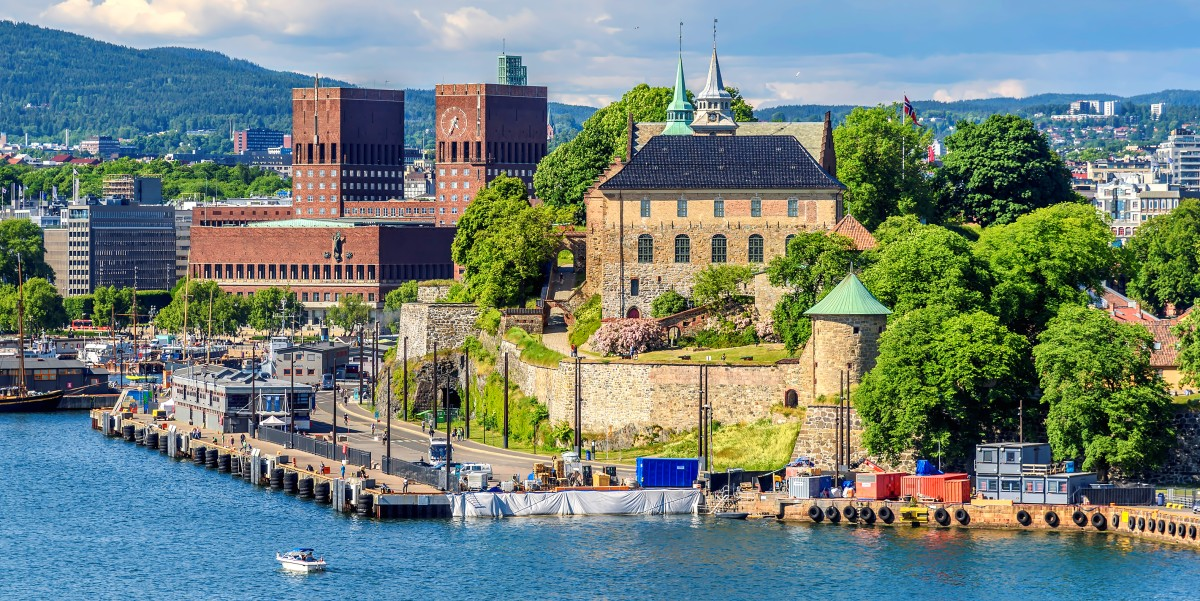
#> input picture 2/img/3.bmp, 1200 x 601 px, given in place of the camera
$ python 3.py
#> lines starting #> are read from the running program, lines starting #| are printed output that depends on the picture; after the words box and inside, x2 and y2 are one past the last pixel; in counts of white or black regions, pixels touching at a corner belong together
import cv2
import numpy as np


cap = cv2.VideoCapture(0)


kernel = np.ones((5, 5), np.uint8)

while True:
    ret, frame = cap.read()
#> frame is the input picture: shape (601, 1200, 3); mean B, G, R 122.3, 129.9, 113.3
    if not ret:
        break


    hsv = cv2.cvtColor(frame, cv2.COLOR_BGR2HSV)
#> hsv: shape (601, 1200, 3); mean H, S, V 72.3, 119.9, 152.8


    lower_red1 = np.array([0, 120, 70])
    upper_red1 = np.array([10, 255, 255])
    lower_red2 = np.array([170, 120, 70])
    upper_red2 = np.array([180, 255, 255])
    mask1 = cv2.inRange(hsv, lower_red1, upper_red1)
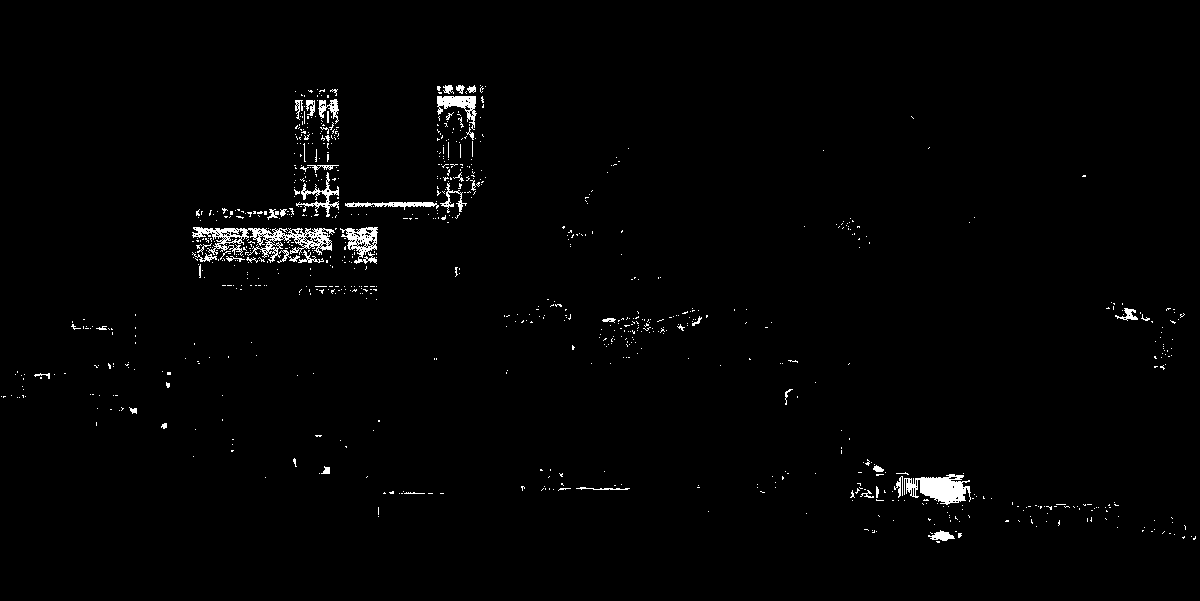
#> mask1: shape (601, 1200); 1.4% white; 869 white regions (819 under 20 px), largest, box (x1, y1, x2, y2) and area: (192, 227, 335, 263) 1768, (904, 474, 971, 505) 1231, (340, 227, 378, 264) 668
    mask2 = cv2.inRange(hsv, lower_red2, upper_red2)
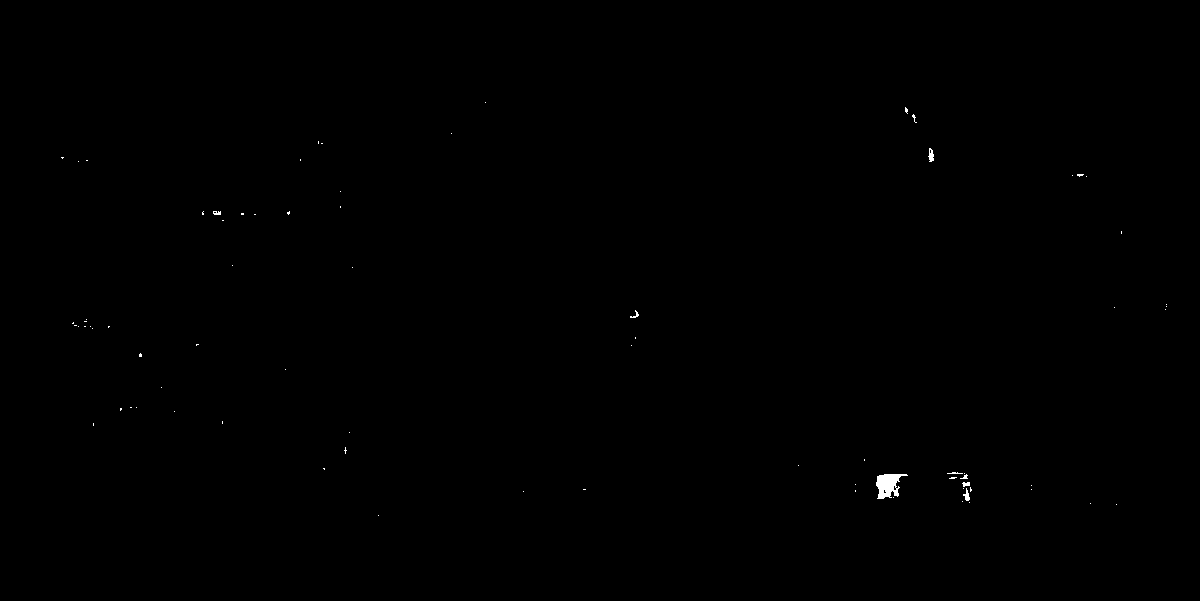
#> mask2: shape (601, 1200); 0.12% white; 77 white regions (69 under 20 px), largest, box (x1, y1, x2, y2) and area: (876, 474, 908, 499) 475, (928, 148, 934, 162) 55, (963, 488, 970, 501) 45
    red_mask = cv2.bitwise_or(mask1, mask2)
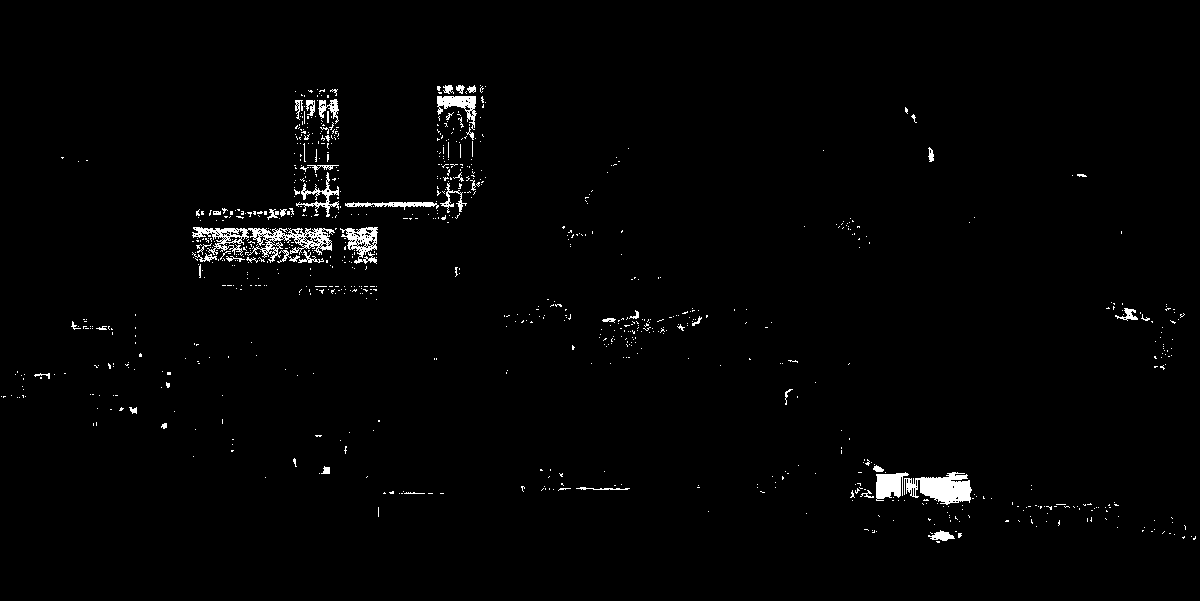
#> red_mask: shape (601, 1200); 1.5% white; 888 white regions (834 under 20 px), largest, box (x1, y1, x2, y2) and area: (192, 227, 335, 263) 1768, (904, 472, 972, 505) 1370, (340, 227, 378, 264) 668


    opened = cv2.morphologyEx(red_mask, cv2.MORPH_OPEN, kernel)
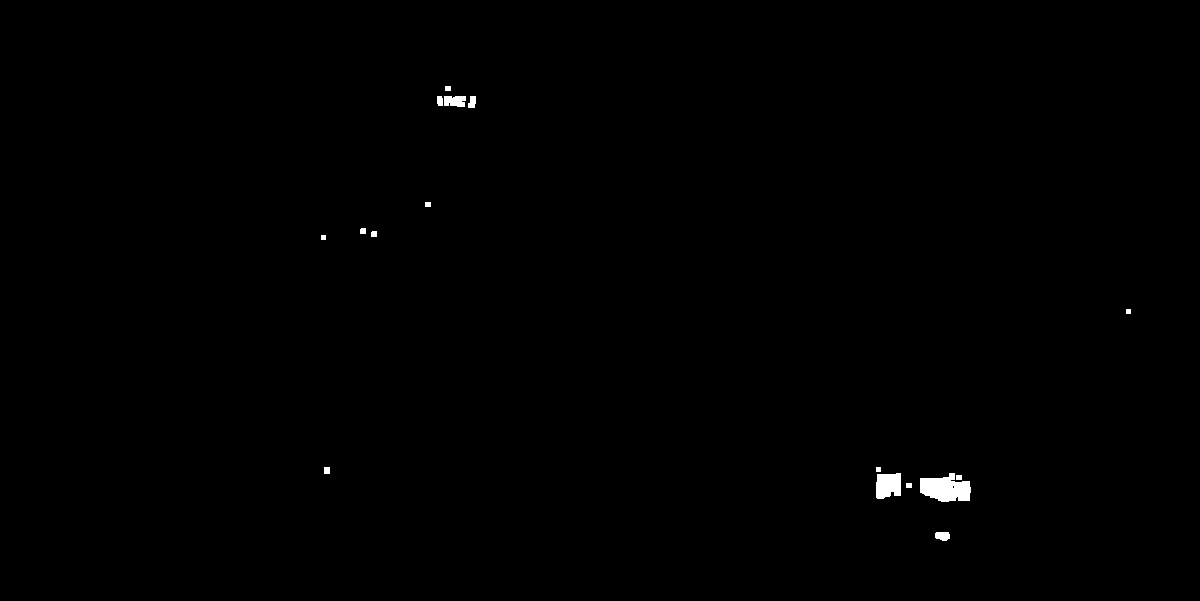
#> opened: shape (601, 1200); 0.33% white; 16 white regions, largest, box (x1, y1, x2, y2) and area: (920, 473, 971, 502) 1053, (876, 473, 901, 499) 565, (444, 96, 466, 107) 213

    closed = cv2.morphologyEx(red_mask, cv2.MORPH_CLOSE, kernel)
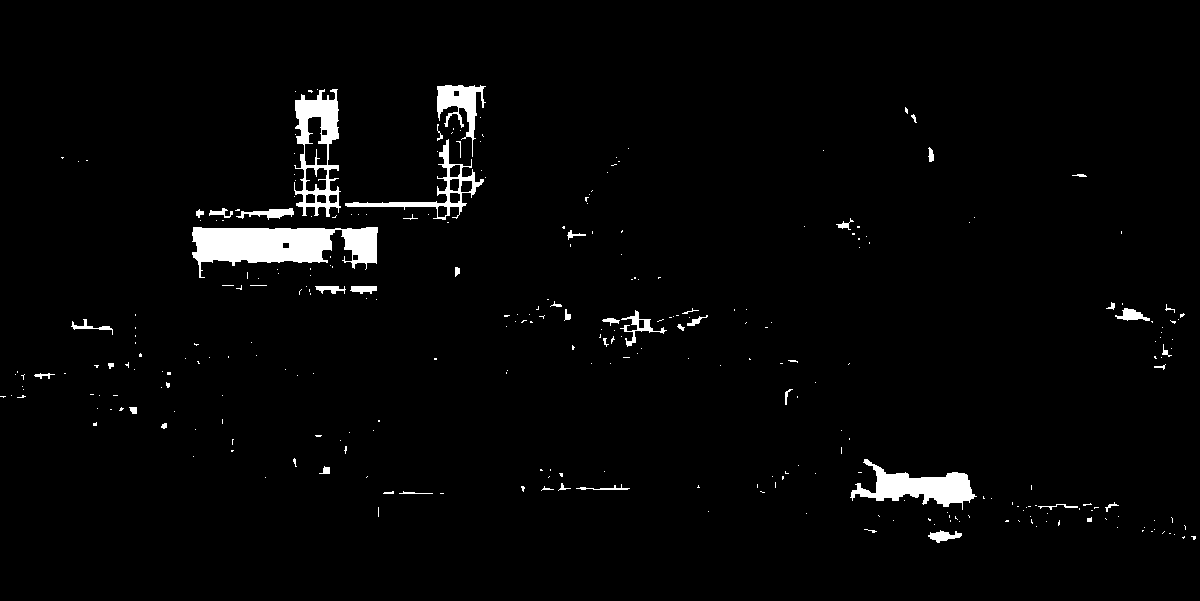
#> closed: shape (601, 1200); 2.5% white; 307 white regions (259 under 20 px), largest, box (x1, y1, x2, y2) and area: (192, 227, 378, 278) 5679, (850, 459, 977, 510) 2716, (294, 89, 341, 217) 2619


    cv2.imshow("Original", frame)
    cv2.imshow("Red Mask", red_mask)
    cv2.imshow("Opened", opened)
    cv2.imshow("Closed", closed)

    if cv2.waitKey(1) & 0xFF == 27:
#> (key Esc is pressed here)
        break

cap.release()
cv2.destroyAllWindows()

$ run again, on 2/img/2.png
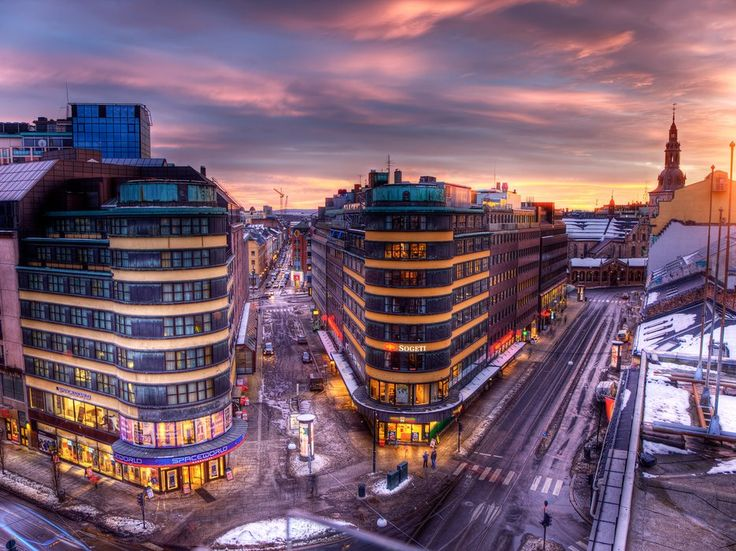
#> input picture 2/img/2.png, 736 x 551 px, given in place of the camera
#> frame is the input picture: shape (551, 736, 3); mean B, G, R 111.7, 93.8, 120.9
#> hsv: shape (551, 736, 3); mean H, S, V 120.9, 93.4, 132.7
#> `mask1 = cv2.inRange(hsv, lower_red1, upper_red1)`:
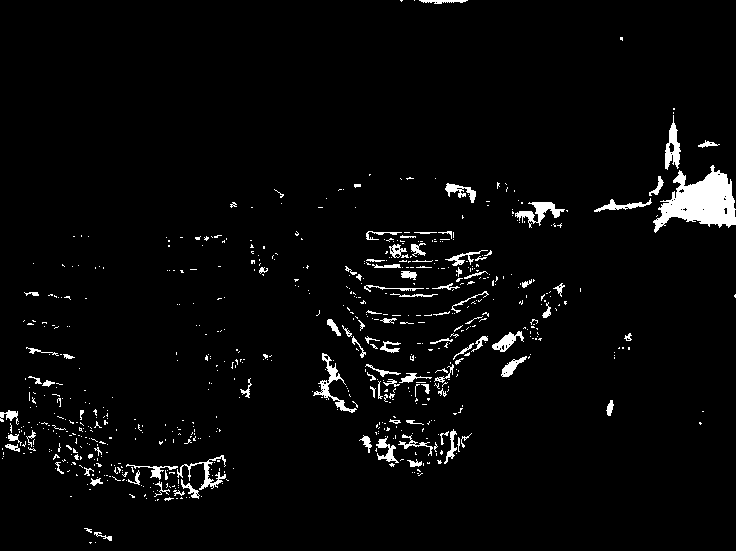
#> mask1: shape (551, 736); 3.3% white; 684 white regions (587 under 20 px), largest, box (x1, y1, x2, y2) and area: (653, 165, 736, 233) 3003, (313, 353, 357, 413) 481, (515, 202, 565, 228) 480
#> mask2: shape (551, 736); 0.9% white in thin lines or dots, all inside (x1, y1, x2, y2) = (0, 143, 736, 547)
#> red_mask: shape (551, 736); 4.2% white; 914 white regions (800 under 20 px), largest, box (x1, y1, x2, y2) and area: (649, 115, 736, 266) 4059, (124, 448, 236, 491) 732, (515, 202, 568, 231) 565
#> opened: shape (551, 736); 1.5% white; 38 white regions (1 under 20 px), largest, box (x1, y1, x2, y2) and area: (655, 172, 736, 227) 2714, (665, 125, 680, 169) 476, (658, 171, 685, 190) 334
#> `closed = cv2.morphologyEx(red_mask, cv2.MORPH_CLOSE, kernel)`:
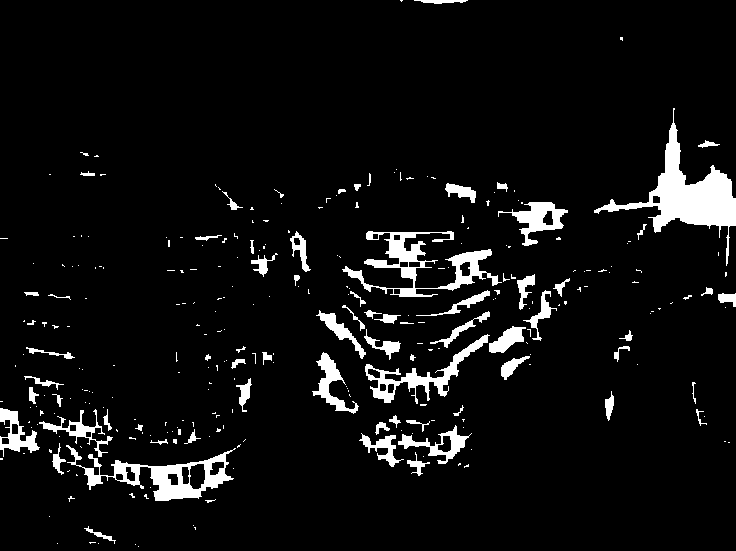
#> closed: shape (551, 736); 6.2% white; 290 white regions (218 under 20 px), largest, box (x1, y1, x2, y2) and area: (594, 108, 736, 266) 4880, (342, 231, 502, 297) 2860, (66, 445, 236, 501) 2681
